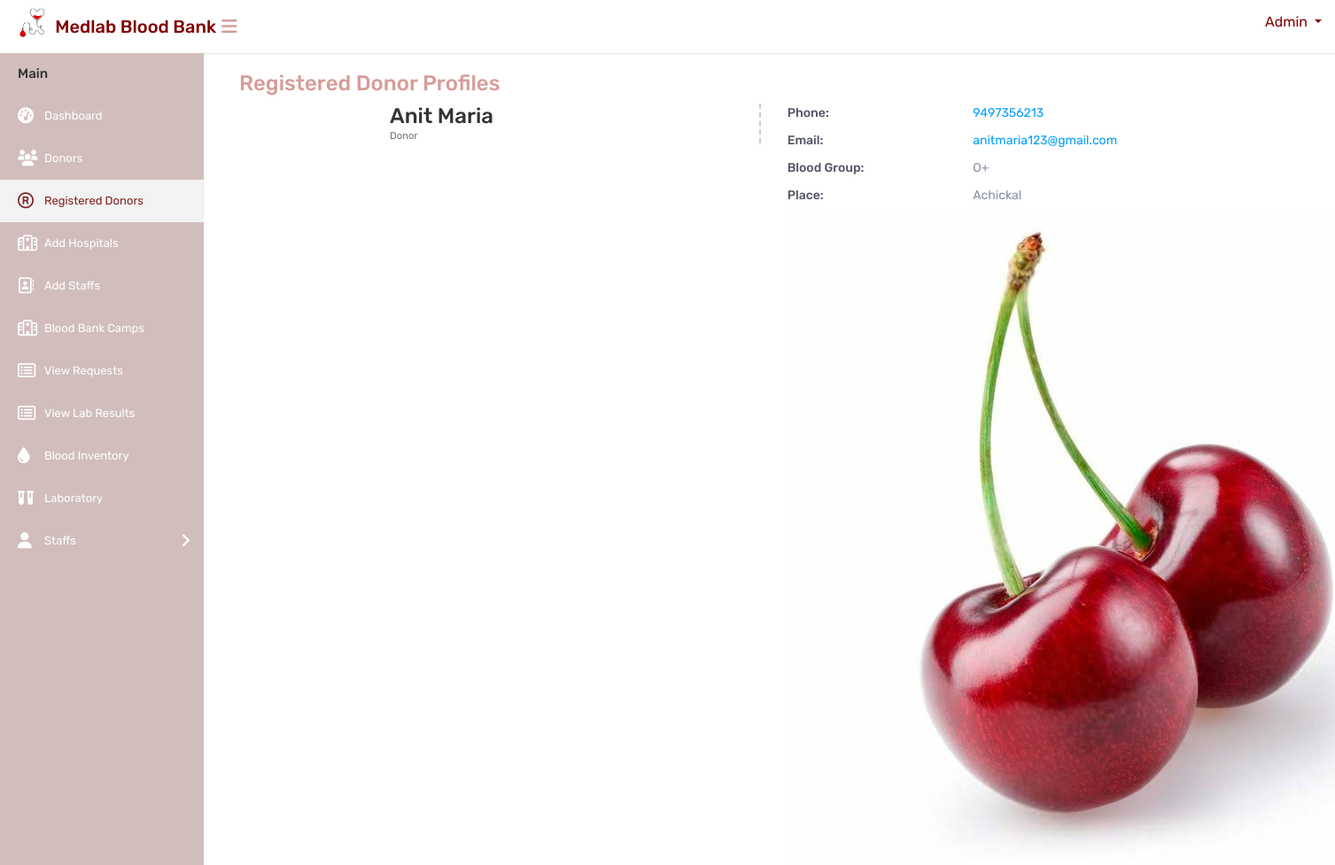
Screenshot of /profile1 (signed in) with the database file from the repository.
### website/models.py (models this page shows, shortened)
class Donor(models.Model):
    user = models.OneToOneField(CustomUser, on_delete=models.CASCADE, null=True)
    full_name = models.CharField(max_length=100)
    email = models.EmailField(unique=True)
    phone = models.CharField(max_length=15)
    blood_group = models.CharField(max_length=5)
    place = models.CharField(max_length=100)
    id_proof = models.FileField(upload_to='id_proofs/', null=True, blank=True)
    timestamp = models.DateTimeField(default=timezone.now)

### website/views.py (the view)
# urls.py: path('profile1', profile1, name='profile1'),
def profile1(request):
    donor = Donor.objects.get(user=request.user)  # Adjust this based on your logic
    return render(request, 'mainuser/donorprofile.html', {'donor': donor})

### templates/mainuser/donorprofile.html (shortened to what this page needs)
{% load static %}
<html>
<head>
        <link rel="stylesheet" type="text/css" href="{% static 'mainuser/css/bootstrap.min.css' %}">
        <link rel="stylesheet" type="text/css" href="{% static 'mainuser/css/font-awesome.min.css' %}">
        <link rel="stylesheet" type="text/css" href="{% static 'mainuser/css/style.css' %}">
</head>
<body>
    <div class="main-wrapper">
        <div class="header" style="background-color:white;height:60px;">
			<div class="header-left">
				<a href="{% url 'adminindex' %}" class="logo" style="color: black;">
					<img src="{% static 'mainuser/img/logocopy.png' %}" width="75" height="40" alt="" style="margin-left:15px"> <span style="color: maroon;font-size: 20px;margin-top:10px; margin-left:-10px;white-space: nowrap;">Medlab Blood Bank</span>
				</a>
			</div>
			<a id="toggle_btn" href="javascript:void(0);" style="color:#d69c98;margin-top:20px;margin-left:10px;"><i class="fa fa-bars"></i></a>
            <ul class="nav user-menu float-right">
                <li class="nav-item dropdown has-arrow">
                    <a href="#" class="dropdown-toggle nav-link user-link" data-toggle="dropdown"style="color:maroon">
						<span style="color:maroon;">Admin</span>
                    </a>
                </li>
            </ul>
        </div>
        <div class="sidebar" id="sidebar">
            <div class="sidebar-inner slimscroll">
                <div id="sidebar-menu" class="sidebar-menu">
                    <ul>
                        <li class="menu-title">Main</li>
                        <li>
                            <a href="{% url 'adminindex' %}"><i class="fa fa-dashboard"></i> <span>Dashboard</span></a>
                        </li>
						<li>
                            <a href="{% url 'donors_list' %}"><i class="fa fa-users"></i> <span>Donors</span></a>
                        </li>
                        <li class="active">
                            <a href="{% url 'registereddonortable' %}"><i class="fa fa-registered"></i> <span>Registered Donors</span></a>
                        </li>
                        <li>
                            <a href="{% url 'registeredhospitaltable' %}"><i class="fa fa-hospital-o"></i> <span>Add Hospitals</span></a>
                        </li>
                        <li>
                            <a href="{% url 'registeredstafftable' %}"><i class="fa fa-address-book-o"></i> <span>Add Staffs</span></a>
                        </li>
                        <li>
                            <a href="{% url 'departments' %}"><i class="fa fa-hospital-o"></i> <span>Blood Bank Camps</span></a>
                        </li>
                        <li>
                            <a href="{% url 'blood_request_list' %}"><i class="fa fa-list-alt"></i> <span>View Requests</span></a>
                        </li>
						<li>
                            <a href="{% url 'view_uploaded_files' %}"><i class="fa fa-list-alt"></i> <span>View Lab Results</span></a>
                        </li>
                        <li>
                            <a href="{% url 'blood_inventory' %}"><i class="fa fa-tint"></i> <span>Blood Inventory</span></a>
                        </li>
                        <li>
                            <a href="{% url 'laboratory' %}"><i class="fa-solid fa-vials"></i><span>Laboratory</span></a>
                        </li>
						<li class="submenu">
							<a href="#"><i class="fa fa-user"></i> <span>Staffs </span> <span class="menu-arrow"></span></a>
						</li>
                    </ul>
                </div>
            </div>
        </div>
        <div class="page-wrapper" style="margin-top:30px;margin-left:270px;padding-right:20px">
            <h3 style="color:#d69c98;" > Registered Donor Profiles</h3>
            <div class="profile-view">
                <div class="profile-img-wrap">
                </div>
                <div class="profile-basic">
                    <div class="row">
                        <div class="col-md-5">
                            <div class="profile-info-left">
                                <h3 class="user-name m-t-0 mb-0">{{ donor.full_name }}</h3>
                                <small class="text-muted">Donor</small>
                            </div>
                        </div>
                        <div class="col-md-7">
                            <ul class="personal-info">
                                <li>
                                    <span class="title">Phone:</span>
                                    <span class="text"><a href="tel:{{ donor.phone }}">{{ donor.phone }}</a></span>
                                </li>
                                <li>
                                    <span class="title">Email:</span>
                                    <span class="text"><a href="mailto:{{ donor.email }}">{{ donor.email }}</a></span>
                                </li>
                                <li>
                                    <span class="title">Blood Group:</span>
                                    <span class="text">{{ donor.blood_group }}</span>
                                </li>
                                <li>
                                    <span class="title">Place:</span>
                                    <span class="text">{{ donor.place }}</span>
                                </li>
                                {% if donor.id_proof %}
                                    <img src="{{ donor.id_proof.url }}" alt="ID Proof">
                                {% else %}
                                    <p>No ID proof uploaded</p>
                                {% endif %}
                            </ul>
                        </div>
                    </div>
                </div>
            </div>
        </div>
    </div>
</body>
</html>

### rows the page displays
Donor: full_name "Anit Maria", phone "9497356213", email "anitmaria123@gmail.com", blood_group "O+", place "Achickal", id_proof (picture)
